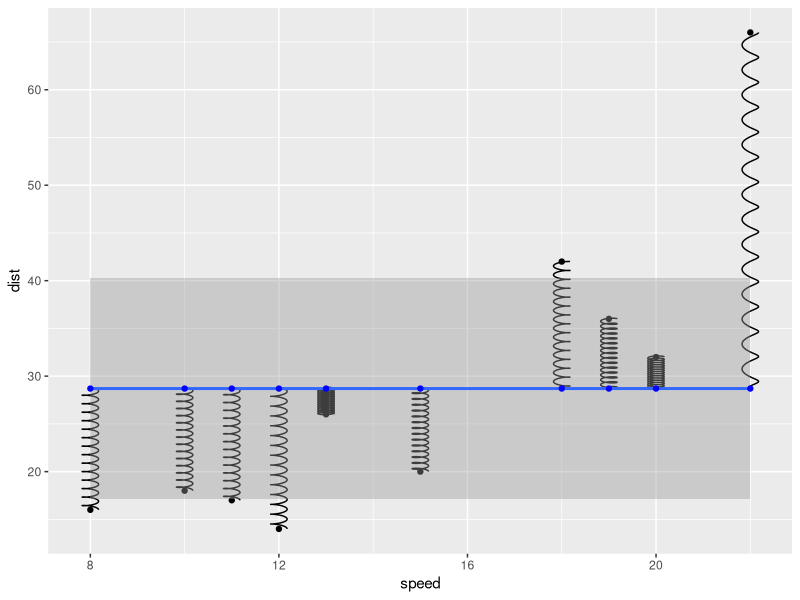
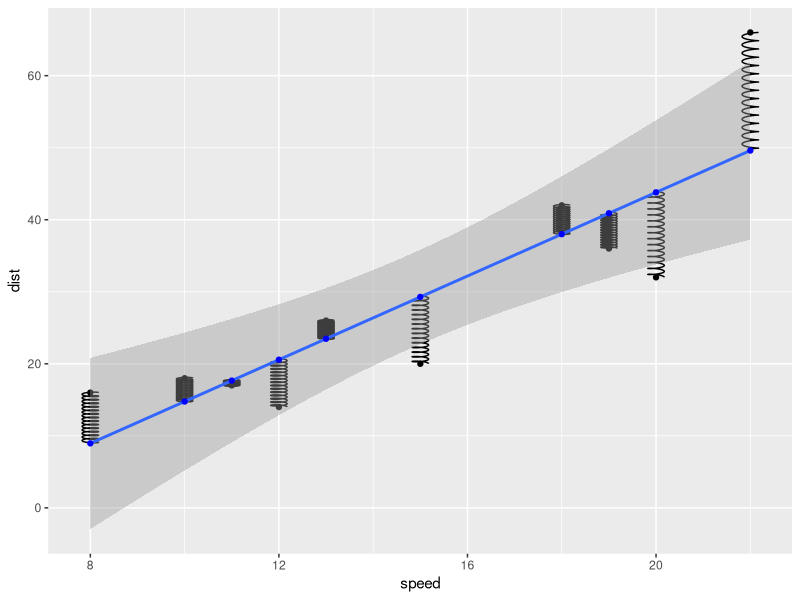
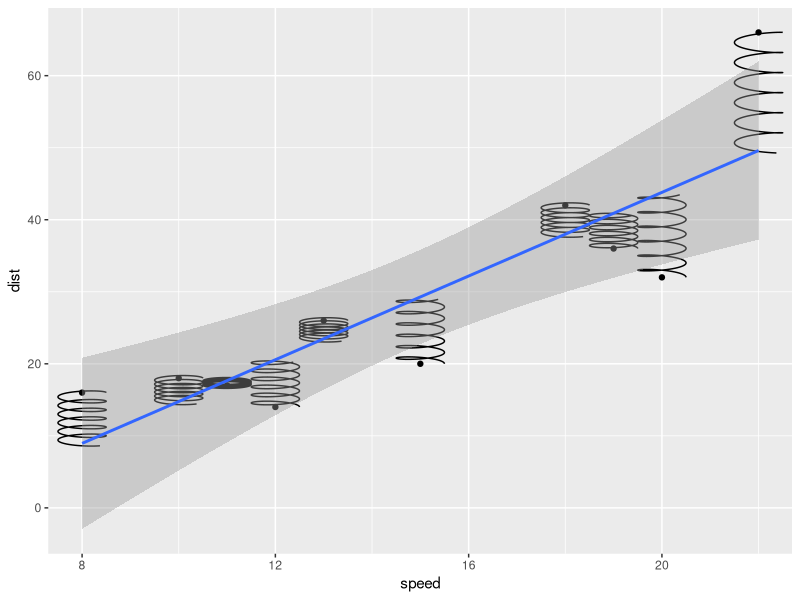
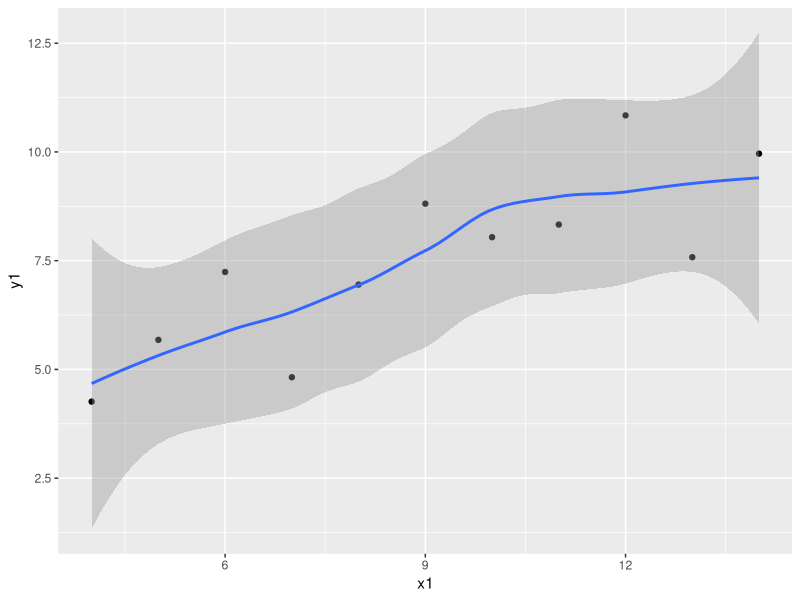
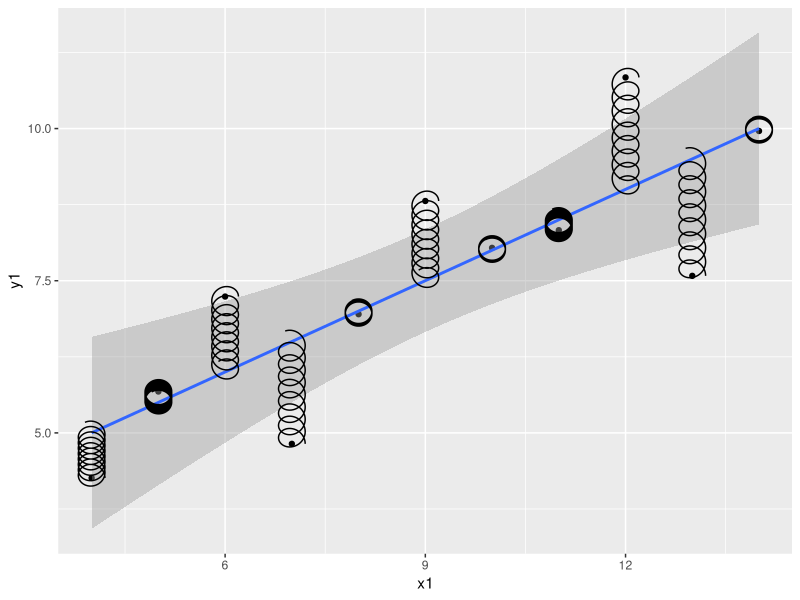

Recreate these plots in R, in order.
## ---- chunk 1
knitr::opts_chunk$set(echo = TRUE)
options(tidyverse.quiet = TRUE)
## ---- chunk 2
library(tidyverse)

create_spring <- function(x, 
                          y, 
                          xend, 
                          yend, 
                          diameter = 1, 
                          tension = 0.75, 
                          n = 50) {
  
  # Validate the input arguments
  if (tension <= 0) {
    rlang::abort("`tension` must be larger than zero.")
  }
  if (diameter == 0) {
    rlang::abort("`diameter` can not be zero.")
  }
  if (n == 0) {
    rlang::abort("`n` must be greater than zero.")
  }
  
  # Calculate the direct length of the spring path
  length <- sqrt((x - xend)^2 + (y - yend)^2)
  
  # Calculate the number of revolutions and points we need
  n_revolutions <- length / (diameter * tension)
  n_points <- n * n_revolutions
  
  # Calculate the sequence of radians and the x and y offset values
  radians <- seq(0, n_revolutions * 2 * pi, length.out = n_points)
  x <- seq(x, xend, length.out = n_points)
  y <- seq(y, yend, length.out = n_points)
  
  # Create and return the transformed data frame
  data.frame(
    x = cos(radians) * diameter/2 + x,
    y = sin(radians) * diameter/2 + y
  )
}
## ---- chunk 3
compute_panel_springs <- function(data, 
                           scales, 
                           diameter = 1, 
                           # tension = 0.75, 
                           n = 50) {
    cols_to_keep <- setdiff(names(data), c("x", "y", "xend", "yend"))
    
    
    springs <- lapply(
      seq_len(nrow(data)), 
      function(i) {
        spring_path <- create_spring(
          data$x[i], 
          data$y[i], 
          data$xend[i], 
          data$yend[i], 
          diameter = diameter, 
          tension = .2*abs(data$y[i] - data$yend[i]), 
          n = n
        )
        cbind(spring_path, unclass(data[i, cols_to_keep]))
      }
    )
    do.call(rbind, springs)
  }


setup_data_springs <- function(data, params) {
    if (anyDuplicated(data$group)) {
      data$group <- paste(data$group, seq_len(nrow(data)), sep = "-")
    }
    data
  }

StatSpring <- ggproto("StatSpring", Stat, 
  
  # Edit the input data to ensure the group identifiers are unique
  setup_data = setup_data_springs,
  
  # Construct data for this panel by calling create_spring()
  compute_panel = compute_panel_springs,
  
  # Specify which aesthetics are required input
  required_aes = c("x", "y", "xend", "yend")
)
## ---- chunk 4

cars |>
  group_by(speed) |>
  slice(1) |>
  ungroup() |>
  sample_n(10) ->
cars_sample

cars_sample |>
  lm(dist ~ speed, data = _) |>
  predict() |>
  data.frame(predict = _) |>
  bind_cols(cars_sample) |>
  ggplot() + 
  aes(x = speed, xend = speed, y = dist, yend = mean(cars_sample$dist)) + 
  geom_point() +
  geom_path(stat = StatSpring, diameter = .35) + 
  geom_smooth(method = "lm", formula = y ~ 1)  + 
  stat_smooth(method = "lm", geom = "point", xseq = cars_sample$speed,
              color = "blue", formula = y ~ 1)

cars_sample |>
  lm(dist ~ speed, data = _) |>
  predict() |>
  data.frame(predict = _) |>
  bind_cols(cars_sample) |>
  ggplot() + 
  aes(x = speed, xend = speed, y = dist, yend = predict) + 
  geom_point() +
  geom_path(stat = StatSpring, diameter = .35) + 
  geom_smooth(method = "lm")  + 
  stat_smooth(method = "lm", geom = "point", 
              xseq = cars_sample$speed,
              color = "blue")


## ---- chunk 5

GeomSpring <- ggproto("GeomSpring", Geom,
  
  # Ensure that each row has a unique group id
  setup_data = function(data, params) {
    if (is.null(data$group)) {
      data$group <- seq_len(nrow(data))
    }
    if (anyDuplicated(data$group)) {
      data$group <- paste(data$group, seq_len(nrow(data)), sep = "-")
    }
    data
  },
  
  # Transform the data inside the draw_panel() method
  draw_panel = function(data, 
                        panel_params, 
                        coord, 
                        n = 50, 
                        arrow = NULL,
                        lineend = "butt", 
                        linejoin = "round", 
                        linemitre = 10,
                        na.rm = FALSE) {
    
    # Transform the input data to specify the spring paths
    cols_to_keep <- setdiff(names(data), c("x", "y", "xend", "yend"))
    springs <- lapply(seq_len(nrow(data)), function(i) {
      spring_path <- create_spring(
        data$x[i], 
        data$y[i], 
        data$xend[i], 
        data$yend[i], 
        data$diameter[i],
        .17*abs(data$y[i]- data$yend[i]), 
        n
      )
      cbind(spring_path, unclass(data[i, cols_to_keep]))
    })
    springs <- do.call(rbind, springs)
    
    # Use the draw_panel() method from GeomPath to do the drawing
    GeomPath$draw_panel(
      data = springs, 
      panel_params = panel_params, 
      coord = coord, 
      arrow = arrow, 
      lineend = lineend, 
      linejoin = linejoin, 
      linemitre = linemitre, 
      na.rm = na.rm
    )
  },
  
  # Specify the default and required aesthetics
  required_aes = c("x", "y", "xend", "yend"),
  default_aes = aes(
    colour = "black", 
    linewidth = 0.5, 
    linetype = 1L, 
    alpha = NA, 
    diameter = 1, 
    tension = 0.75
  )
)


cars_sample |>
  lm(dist ~ speed, data = _) |>
  predict() |>
  data.frame(predict = _) |>
  bind_cols(cars_sample) |>
  ggplot() + 
  aes(x = speed, xend = speed, y = dist, yend = predict) + 
  geom_point() +
  # geom_path(stat = StatSpring, diameter = .35) + 
  stat_identity(geom = GeomSpring) +
  geom_smooth(method = "lm")  


anscombe |> 
  ggplot() + 
  aes(x = x1, y = y1) + 
  geom_point() + 
  geom_smooth() 

## ---- chunk 6
library(ggplot2)
GeomSpring <- ggproto("GeomSpring", Geom,
  
  # Ensure that each row has a unique group id
  setup_data = function(data, params) {
    if (is.null(data$group)) {
      data$group <- seq_len(nrow(data))
    }
    if (anyDuplicated(data$group)) {
      data$group <- paste(data$group, seq_len(nrow(data)), sep = "-")
    }
    data
  },
  
  # Transform the data inside the draw_panel() method
  draw_panel = function(data, 
                        panel_params, 
                        coord, 
                        n = 50, 
                        arrow = NULL,
                        lineend = "butt", 
                        linejoin = "round", 
                        linemitre = 10,
                        na.rm = FALSE) {
    
    # Transform the input data to specify the spring paths
    cols_to_keep <- setdiff(names(data), c("x", "y", "xend", "yend"))
    springs <- lapply(seq_len(nrow(data)), function(i) {
      spring_path <- create_spring(
        data$x[i], 
        data$y[i], 
        data$xend[i], 
        data$yend[i], 
        data$diameter[i],
        data$tension[i], 
        n
      )
      cbind(spring_path, unclass(data[i, cols_to_keep]))
    })
    springs <- do.call(rbind, springs)
    
    # Use the draw_panel() method from GeomPath to do the drawing
    GeomPath$draw_panel(
      data = springs, 
      panel_params = panel_params, 
      coord = coord, 
      arrow = arrow, 
      lineend = lineend, 
      linejoin = linejoin, 
      linemitre = linemitre, 
      na.rm = na.rm
    )
  },
  
  # Specify the default and required aesthetics
  required_aes = c("x", "y", "xend", "yend"),
  default_aes = aes(
    colour = "black", 
    linewidth = 0.5, 
    linetype = 1L, 
    alpha = NA, 
    diameter = 1, 
    tension = 0.75
  )
)


anscombe |> 
  lm(y1 ~ x1, data = _) |>
  predict() |>
  data.frame(predict = _) |>
  bind_cols(anscombe) ->
anscombe1_predicted

anscombe1_predicted |> head()

anscombe1_predicted |>
  ggplot() + 
  aes(x = x1, y = y1, 
      xend = x1, yend = predict, 
      tension = .3*abs(y1 - predict),
      diameter = .4) + 
  geom_point() + 
  geom_smooth(method = lm) +
  stat_identity(geom = GeomSpring)
